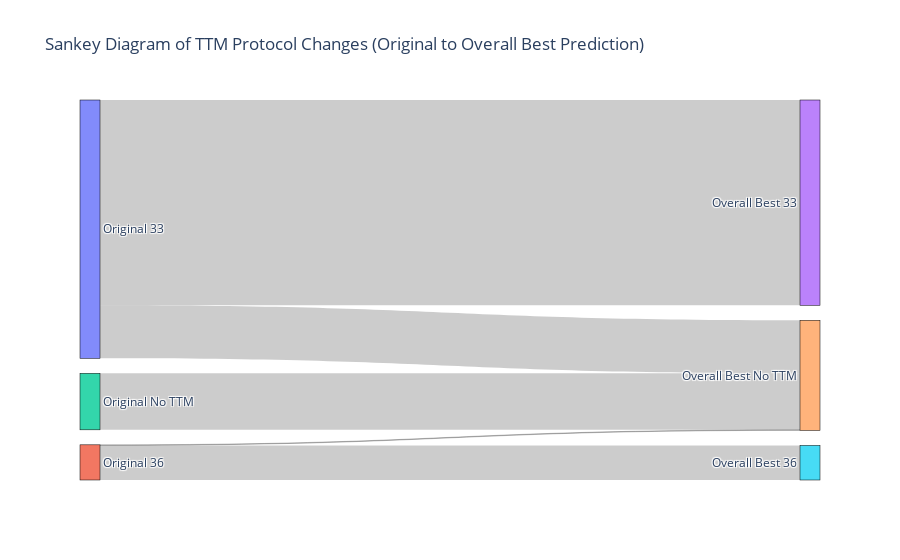

Notebook source saved alongside this figure:
### Code cell
import pandas as pd
import plotly.graph_objects as go

# Step 1: Create a new column 'Overall_Best_TTM' in combined_predictions_df
combined_predictions_df['Overall_Best_TTM'] = combined_predictions_df.apply(
    lambda row: row['Best_Prediction_NN'] if row['Best_Prediction_NN'] == row['Best_Prediction_XGB'] else row['Original_TTM'],
    axis=1
)

# Step 2: Define a function to create the Sankey diagram based on 'Overall_Best_TTM'
def create_sankey_with_overall_best(data):
    # Count the transitions from Original_TTM to Overall_Best_TTM
    sankey_data = data.groupby(['Original_TTM', 'Overall_Best_TTM']).size().reset_index(name='count')
    
    # Calculate total patients in each Original_TTM group
    group_totals = sankey_data.groupby('Original_TTM')['count'].transform('sum')
    
    # Calculate percentage within each Original_TTM group
    sankey_data['percentage'] = (sankey_data['count'] / group_totals * 100).round(1)
    
    # Define unique nodes for original and best protocols
    original_nodes = [f"Original {protocol}" for protocol in sankey_data['Original_TTM'].unique()]
    best_nodes = [f"Overall Best {protocol}" for protocol in sankey_data['Overall_Best_TTM'].unique()]
    nodes = original_nodes + best_nodes
    
    # Map each node to a unique index for Sankey
    node_map = {node: i for i, node in enumerate(nodes)}
    
    # Define the sources, targets, values, and labels for the Sankey diagram
    sankey_data['source'] = sankey_data['Original_TTM'].map(lambda x: node_map[f"Original {x}"])
    sankey_data['target'] = sankey_data['Overall_Best_TTM'].map(lambda x: node_map[f"Overall Best {x}"])
    sources = sankey_data['source'].tolist()
    targets = sankey_data['target'].tolist()
    values = sankey_data['count'].tolist()
    
    # Use the group percentage labels for each link
    labels = [f"{percentage}%" for percentage in sankey_data['percentage']]
    
    # Create the Sankey diagram
    fig = go.Figure(go.Sankey(
        node=dict(
            pad=15,
            thickness=20,
            line=dict(color="black", width=0.5),
            label=nodes,
        ),
        link=dict(
            source=sources,  # Indices of source nodes
            target=targets,  # Indices of target nodes
            value=values,    # Flow values between nodes
            label=labels     # Group percentage labels on each link
        )
    ))
    
    # Add title and display
    fig.update_layout(title_text="Sankey Diagram of TTM Protocol Changes (Original to Overall Best Prediction)", font_size=12)
    fig.show()

# Step 3: Generate the Sankey diagram using the updated DataFrame with 'Overall_Best_TTM'
create_sankey_with_overall_best(combined_predictions_df)

### Figure 1 — Plotly figure (JSON) as saved in the notebook; plotly's stock layout.template omitted (floating-point values rounded to 4 significant figures)
{"data": [{"link": {"label": ["79.5%", "20.5%", "98.4%", "1.6%", "100.0%"], "source": [0, 0, 1, 1, 2], "target": [3, 4, 5, 4, 4], "value": [356, 92, 60, 1, 98]}, "node": {"label": ["Original 33", "Original 36", "Original No TTM", "Overall Best 33", "Overall Best No TTM", "Overall Best 36"], "line": {"color": "black", "width": 0.5}, "pad": 15, "thickness": 20}, "type": "sankey"}], "layout": {"font": {"size": 12}, "title": {"text": "Sankey Diagram of TTM Protocol Changes (Original to Overall Best Prediction)"}}}
